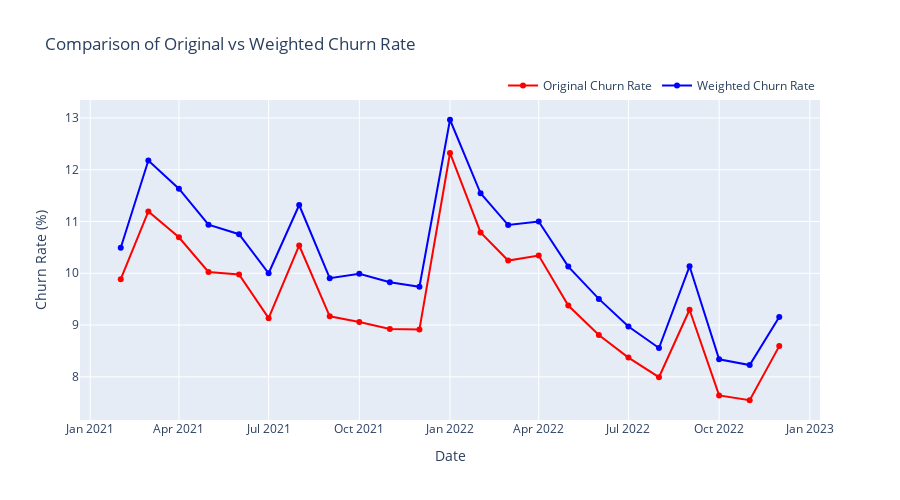

Here is the notebook cell this chart was saved with:
### Markdown cell above
##### Gráfico Taxa Churn - Visão geral Ponderada

### Code cell
def plot_churn_comparison(original_df, weighted_df):
    fig = go.Figure()

    # Add Original Churn Rate (Line)
    fig.add_trace(
        go.Scatter(
            x=original_df["date"],
            y=original_df["churn_rate"],
            mode="lines+markers",
            name="Original Churn Rate",
            line=dict(color="red"),
        )
    )

    # Add Weighted Churn Rate (Line)
    fig.add_trace(
        go.Scatter(
            x=weighted_df["date"],
            y=weighted_df["churn_rate_weighted"],
            mode="lines+markers",
            name="Weighted Churn Rate",
            line=dict(color="blue"),
        )
    )

    # Update Layout
    fig.update_layout(
        title="Comparison of Original vs Weighted Churn Rate",
        xaxis_title="Date",
        yaxis_title="Churn Rate (%)",
        legend=dict(orientation="h", yanchor="bottom", y=1, xanchor="right", x=1),
        hovermode="x unified",  # Enables a single hover across both lines
        width=900,
        height=500,
    )

    # Show Plot
    fig.show()


# Call the function
plot_churn_comparison(churn_df_overall, weighted_churn_rate_df)

### Figure 1 — Plotly figure (JSON) as saved in the notebook; plotly's stock layout.template omitted (floating-point values rounded to 4 significant figures)
{"data": [{"line": {"color": "red"}, "mode": "lines+markers", "name": "Original Churn Rate", "type": "scatter", "x": ["2021-02-01T00:00:00", "2021-03-01T00:00:00", "2021-04-01T00:00:00", "2021-05-01T00:00:00", "2021-06-01T00:00:00", "2021-07-01T00:00:00", "2021-08-01T00:00:00", "2021-09-01T00:00:00", "2021-10-01T00:00:00", "2021-11-01T00:00:00", "2021-12-01T00:00:00", "2022-01-01T00:00:00", "2022-02-01T00:00:00", "2022-03-01T00:00:00", "2022-04-01T00:00:00", "2022-05-01T00:00:00", "2022-06-01T00:00:00", "2022-07-01T00:00:00", "2022-08-01T00:00:00", "2022-09-01T00:00:00", "2022-10-01T00:00:00", "2022-11-01T00:00:00", "2022-12-01T00:00:00"], "y": [9.886, 11.19, 10.7, 10.02, 9.978, 9.133, 10.54, 9.169, 9.06, 8.925, 8.914, 12.32, 10.79, 10.25, 10.34, 9.378, 8.809, 8.372, 7.993, 9.295, 7.641, 7.548, 8.594]}, {"line": {"color": "blue"}, "mode": "lines+markers", "name": "Weighted Churn Rate", "type": "scatter", "x": ["2021-02-01T00:00:00", "2021-03-01T00:00:00", "2021-04-01T00:00:00", "2021-05-01T00:00:00", "2021-06-01T00:00:00", "2021-07-01T00:00:00", "2021-08-01T00:00:00", "2021-09-01T00:00:00", "2021-10-01T00:00:00", "2021-11-01T00:00:00", "2021-12-01T00:00:00", "2022-01-01T00:00:00", "2022-02-01T00:00:00", "2022-03-01T00:00:00", "2022-04-01T00:00:00", "2022-05-01T00:00:00", "2022-06-01T00:00:00", "2022-07-01T00:00:00", "2022-08-01T00:00:00", "2022-09-01T00:00:00", "2022-10-01T00:00:00", "2022-11-01T00:00:00", "2022-12-01T00:00:00"], "y": [10.49, 12.18, 11.63, 10.94, 10.75, 10.0, 11.32, 9.906, 9.99, 9.827, 9.74, 12.97, 11.55, 10.93, 11.0, 10.13, 9.505, 8.973, 8.557, 10.13, 8.34, 8.229, 9.155]}], "layout": {"height": 500, "hovermode": "x unified", "legend": {"orientation": "h", "x": 1, "xanchor": "right", "y": 1, "yanchor": "bottom"}, "title": {"text": "Comparison of Original vs Weighted Churn Rate"}, "width": 900, "xaxis": {"title": {"text": "Date"}}, "yaxis": {"title": {"text": "Churn Rate (%)"}}}}
